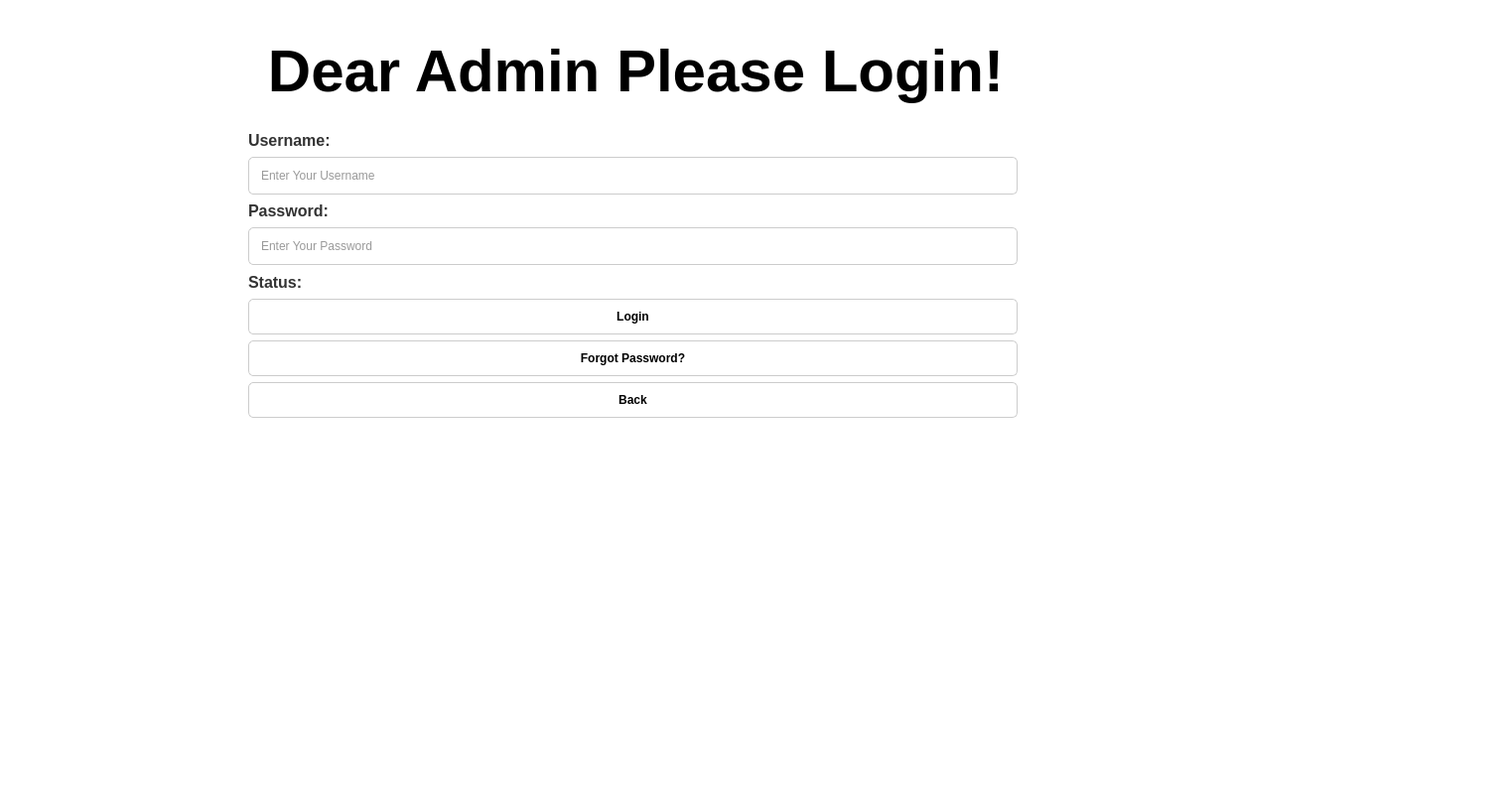
<?xml version="1.0" encoding="UTF-8"?>
<ui version="4.0">
 <class>AdminLoginWindow</class>
 <widget class="QWidget" name="AdminLoginWindow">
  <property name="geometry">
   <rect>
    <x>0</x>
    <y>0</y>
    <width>1523</width>
    <height>798</height>
   </rect>
  </property>
  <property name="windowTitle">
   <string>Admin Login</string>
  </property>
  <property name="styleSheet">
   <string notr="true">background-color: rgb(255, 255, 255);</string>
  </property>
  <widget class="QWidget" name="centralwidget" native="true">
   <property name="geometry">
    <rect>
     <x>0</x>
     <y>0</y>
     <width>1741</width>
     <height>901</height>
    </rect>
   </property>
   <widget class="QWidget" name="layoutWidget">
    <property name="geometry">
     <rect>
      <x>250</x>
      <y>130</y>
      <width>775</width>
      <height>291</height>
     </rect>
    </property>
    <layout class="QVBoxLayout" name="verticalLayout">
     <item>
      <widget class="QLabel" name="label">
       <property name="styleSheet">
        <string notr="true">font-size: 16px; font-weight: bold; color: #333;</string>
       </property>
       <property name="text">
        <string>Username:</string>
       </property>
      </widget>
     </item>
     <item>
      <widget class="QLineEdit" name="usernameLineEdit">
       <property name="styleSheet">
        <string notr="true">border: 1px solid #ccc; border-radius: 5px; padding: 10px; color: #333;</string>
       </property>
       <property name="placeholderText">
        <string>Enter Your Username</string>
       </property>
      </widget>
     </item>
     <item>
      <widget class="QLabel" name="label_2">
       <property name="styleSheet">
        <string notr="true">font-size: 16px; font-weight: bold; color: #333;</string>
       </property>
       <property name="text">
        <string>Password:</string>
       </property>
      </widget>
     </item>
     <item>
      <widget class="QLineEdit" name="passwordLineEdit">
       <property name="styleSheet">
        <string notr="true">border: 1px solid #ccc; border-radius: 5px; padding: 10px; color: #333;</string>
       </property>
       <property name="echoMode">
        <enum>QLineEdit::EchoMode::Password</enum>
       </property>
       <property name="placeholderText">
        <string>Enter Your Password</string>
       </property>
      </widget>
     </item>
     <item>
      <widget class="QLabel" name="statusLabel">
       <property name="styleSheet">
        <string notr="true">font-size: 16px; font-weight: bold; color: #333;</string>
       </property>
       <property name="text">
        <string>Status:</string>
       </property>
      </widget>
     </item>
     <item>
      <widget class="QPushButton" name="loginButton">
       <property name="styleSheet">
        <string notr="true">QPushButton {
     border: 1px solid #ccc;
     color: black;
     background-color: white;
     border-radius: 5px;
     padding: 10px;
     font-weight: bold;
}

QPushButton:hover {
     background-color: rgb(85, 170, 255);
     color: white;
}

QPushButton:pressed {
     background-color: rgb(85, 170, 255);
}</string>
       </property>
       <property name="text">
        <string>Login</string>
       </property>
      </widget>
     </item>
     <item>
      <widget class="QPushButton" name="forgotPasswordButton">
       <property name="styleSheet">
        <string notr="true">QPushButton {
     border: 1px solid #ccc;
     color: black;
     background-color: white;
     border-radius: 5px;
     padding: 10px;
     font-weight: bold;
}

QPushButton:hover {
     background-color: #dc3545;
     color: white;
}

QPushButton:pressed {
     background-color: #dc3545;
}</string>
       </property>
       <property name="text">
        <string>Forgot Password?</string>
       </property>
      </widget>
     </item>
     <item>
      <widget class="QPushButton" name="backButton">
       <property name="styleSheet">
        <string notr="true">QPushButton {
     border: 1px solid #ccc;
     background-color: white;
     color: black;
     border-radius: 5px;
     padding: 10px;
     font-weight: bold;
}

QPushButton:hover {
     background-color: black;
     color: white;
}

QPushButton:pressed {
     background-color: black;
}</string>
       </property>
       <property name="text">
        <string>Back</string>
       </property>
      </widget>
     </item>
    </layout>
   </widget>
   <widget class="QLabel" name="label_4">
    <property name="geometry">
     <rect>
      <x>170</x>
      <y>30</y>
      <width>851</width>
      <height>81</height>
     </rect>
    </property>
    <property name="styleSheet">
     <string notr="true">font-size: 60px;
color:black;
font-weight:bold;</string>
    </property>
    <property name="text">
     <string>      Dear Admin Please Login!</string>
    </property>
   </widget>
  </widget>
  <widget class="QMenuBar" name="menubar">
   <property name="geometry">
    <rect>
     <x>0</x>
     <y>0</y>
     <width>900</width>
     <height>17</height>
    </rect>
   </property>
  </widget>
  <widget class="QStatusBar" name="statusbar">
   <property name="geometry">
    <rect>
     <x>0</x>
     <y>0</y>
     <width>20</width>
     <height>22</height>
    </rect>
   </property>
  </widget>
 </widget>
 <resources/>
 <connections/>
</ui>
